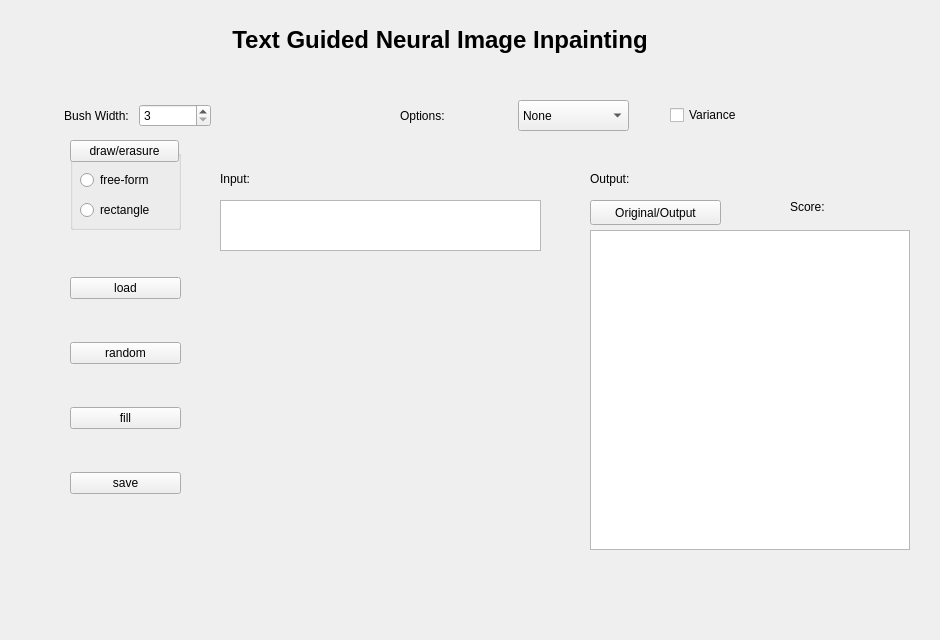
<?xml version="1.0" encoding="UTF-8"?>
<ui version="4.0">
 <class>Form</class>
 <widget class="QWidget" name="Form">
  <property name="geometry">
   <rect>
    <x>0</x>
    <y>0</y>
    <width>940</width>
    <height>640</height>
   </rect>
  </property>
  <property name="windowTitle">
   <string>Form</string>
  </property>
  <widget class="QLabel" name="label">
   <property name="geometry">
    <rect>
     <x>190</x>
     <y>20</y>
     <width>500</width>
     <height>40</height>
    </rect>
   </property>
   <property name="font">
    <font>
     <pointsize>18</pointsize>
     <weight>75</weight>
     <bold>true</bold>
     <underline>false</underline>
    </font>
   </property>
   <property name="text">
    <string>Text Guided Neural Image Inpainting</string>
   </property>
   <property name="alignment">
    <set>Qt::AlignCenter</set>
   </property>
  </widget>
  <widget class="QGraphicsView" name="graphicsView_2">
   <property name="geometry">
    <rect>
     <x>590</x>
     <y>230</y>
     <width>320</width>
     <height>320</height>
    </rect>
   </property>
  </widget>
  <widget class="QLabel" name="label_4">
   <property name="geometry">
    <rect>
     <x>220</x>
     <y>170</y>
     <width>67</width>
     <height>17</height>
    </rect>
   </property>
   <property name="text">
    <string>Input:</string>
   </property>
  </widget>
  <widget class="QWidget" name="layoutWidget">
   <property name="geometry">
    <rect>
     <x>70</x>
     <y>240</y>
     <width>111</width>
     <height>291</height>
    </rect>
   </property>
   <layout class="QVBoxLayout" name="verticalLayout">
    <item>
     <widget class="QPushButton" name="pushButton">
      <property name="text">
       <string>load</string>
      </property>
     </widget>
    </item>
    <item>
     <widget class="QPushButton" name="pushButton_2">
      <property name="text">
       <string>random</string>
      </property>
     </widget>
    </item>
    <item>
     <widget class="QPushButton" name="pushButton_3">
      <property name="text">
       <string>fill</string>
      </property>
     </widget>
    </item>
    <item>
     <widget class="QPushButton" name="pushButton_4">
      <property name="text">
       <string>save</string>
      </property>
     </widget>
    </item>
   </layout>
  </widget>
  <widget class="QWidget" name="layoutWidget">
   <property name="geometry">
    <rect>
     <x>400</x>
     <y>100</y>
     <width>229</width>
     <height>31</height>
    </rect>
   </property>
   <layout class="QHBoxLayout" name="horizontalLayout">
    <item>
     <widget class="QLabel" name="label_3">
      <property name="text">
       <string>Options:</string>
      </property>
     </widget>
    </item>
    <item>
     <widget class="QComboBox" name="comboBox">
      <property name="sizePolicy">
       <sizepolicy hsizetype="Preferred" vsizetype="Preferred">
        <horstretch>0</horstretch>
        <verstretch>0</verstretch>
       </sizepolicy>
      </property>
      <item>
       <property name="text">
        <string>None</string>
       </property>
      </item>
      <item>
       <property name="text">
        <string>bird</string>
       </property>
      </item>
      <item>
       <property name="text">
        <string>coco</string>
       </property>
      </item>
     </widget>
    </item>
   </layout>
  </widget>
  <widget class="QWidget" name="layoutWidget">
   <property name="geometry">
    <rect>
     <x>60</x>
     <y>100</y>
     <width>151</width>
     <height>31</height>
    </rect>
   </property>
   <layout class="QHBoxLayout" name="horizontalLayout_2">
    <item>
     <widget class="QLabel" name="label_2">
      <property name="text">
       <string>Bush Width:</string>
      </property>
      <property name="alignment">
       <set>Qt::AlignCenter</set>
      </property>
     </widget>
    </item>
    <item>
     <widget class="QSpinBox" name="spinBox">
      <property name="minimum">
       <number>3</number>
      </property>
      <property name="maximum">
       <number>40</number>
      </property>
      <property name="singleStep">
       <number>2</number>
      </property>
      <property name="value">
       <number>3</number>
      </property>
     </widget>
    </item>
   </layout>
  </widget>
  <widget class="QStackedWidget" name="stackedWidget">
   <property name="geometry">
    <rect>
     <x>220</x>
     <y>260</y>
     <width>320</width>
     <height>320</height>
    </rect>
   </property>
   <widget class="QWidget" name="page_3"/>
   <widget class="QWidget" name="page_4"/>
  </widget>
  <widget class="QGroupBox" name="groupBox">
   <property name="geometry">
    <rect>
     <x>70</x>
     <y>150</y>
     <width>111</width>
     <height>80</height>
    </rect>
   </property>
   <property name="title">
    <string/>
   </property>
   <widget class="QRadioButton" name="radioButton">
    <property name="geometry">
     <rect>
      <x>10</x>
      <y>20</y>
      <width>91</width>
      <height>20</height>
     </rect>
    </property>
    <property name="text">
     <string>free-form</string>
    </property>
   </widget>
   <widget class="QRadioButton" name="radioButton_2">
    <property name="geometry">
     <rect>
      <x>10</x>
      <y>50</y>
      <width>91</width>
      <height>20</height>
     </rect>
    </property>
    <property name="text">
     <string>rectangle</string>
    </property>
   </widget>
  </widget>
  <widget class="QPushButton" name="pushButton_5">
   <property name="geometry">
    <rect>
     <x>70</x>
     <y>140</y>
     <width>109</width>
     <height>22</height>
    </rect>
   </property>
   <property name="text">
    <string>draw/erasure</string>
   </property>
  </widget>
  <widget class="QPushButton" name="pushButton_6">
   <property name="geometry">
    <rect>
     <x>590</x>
     <y>200</y>
     <width>131</width>
     <height>25</height>
    </rect>
   </property>
   <property name="text">
    <string>Original/Output</string>
   </property>
  </widget>
  <widget class="QWidget" name="formLayoutWidget">
   <property name="geometry">
    <rect>
     <x>790</x>
     <y>200</y>
     <width>121</width>
     <height>21</height>
    </rect>
   </property>
   <layout class="QFormLayout" name="formLayout">
    <item row="0" column="0">
     <widget class="QLabel" name="label_5">
      <property name="text">
       <string>&lt;html&gt;&lt;head/&gt;&lt;body&gt;&lt;p&gt;Score:&lt;/p&gt;&lt;/body&gt;&lt;/html&gt;</string>
      </property>
     </widget>
    </item>
    <item row="0" column="1">
     <widget class="QLabel" name="label_6">
      <property name="text">
       <string/>
      </property>
      <property name="scaledContents">
       <bool>true</bool>
      </property>
     </widget>
    </item>
   </layout>
  </widget>
  <widget class="QSplitter" name="splitter">
   <property name="geometry">
    <rect>
     <x>770</x>
     <y>200</y>
     <width>134</width>
     <height>17</height>
    </rect>
   </property>
   <property name="orientation">
    <enum>Qt::Horizontal</enum>
   </property>
  </widget>
  <widget class="QTextEdit" name="textEdit">
   <property name="geometry">
    <rect>
     <x>220</x>
     <y>200</y>
     <width>321</width>
     <height>51</height>
    </rect>
   </property>
  </widget>
  <widget class="QLabel" name="label_7">
   <property name="geometry">
    <rect>
     <x>590</x>
     <y>170</y>
     <width>67</width>
     <height>17</height>
    </rect>
   </property>
   <property name="text">
    <string>Output:</string>
   </property>
  </widget>
  <widget class="QWidget" name="layoutWidget_2">
   <property name="geometry">
    <rect>
     <x>670</x>
     <y>100</y>
     <width>151</width>
     <height>31</height>
    </rect>
   </property>
   <layout class="QHBoxLayout" name="horizontalLayout_4">
    <item>
     <widget class="QCheckBox" name="checkBox">
      <property name="text">
       <string>Variance</string>
      </property>
     </widget>
    </item>
   </layout>
  </widget>
 </widget>
 <resources/>
 <connections/>
</ui>
